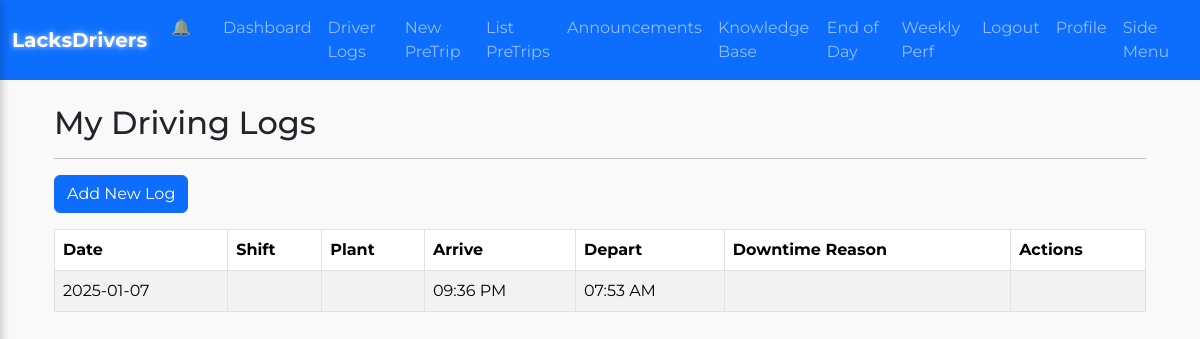
/list_driving_logs (signed in), run on an earlier commit of the app's database.
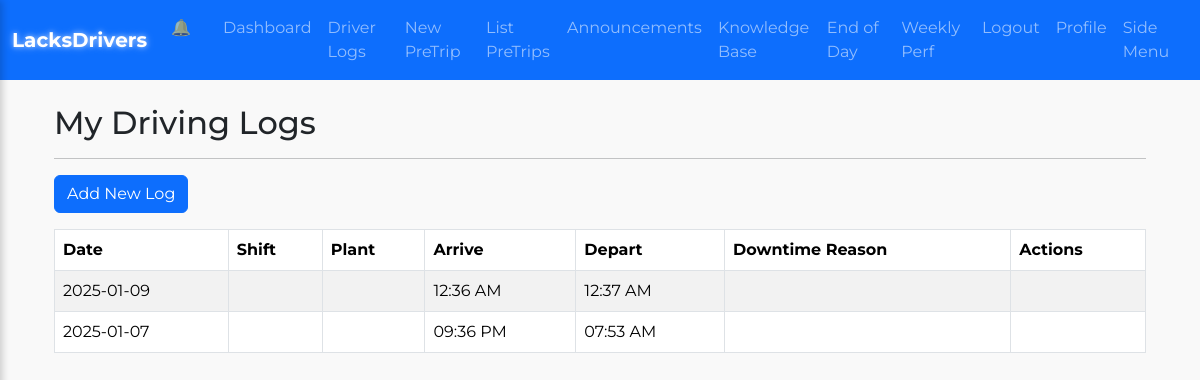
And on a later commit of the database.
### lacksdrivers.py (models this page shows)
class DriverLog(db.Model):
    __tablename__ = "driver_log"
    id = db.Column(db.Integer, primary_key=True)
    driver_id = db.Column(db.Integer, db.ForeignKey("user.id"), nullable=False)
    driver = db.relationship("User", backref="driver_logs", lazy="joined")
    date = db.Column(db.Date, default=date.today)
    arrive_time = db.Column(db.String(20))  # storing 12-hr string
    depart_time = db.Column(db.String(20))
    downtime_reason = db.Column(db.String(200), nullable=True)
    load_size = db.Column(db.String(10), nullable=False)
    plant_name = db.Column(db.String(20), nullable=False)
    maintenance = db.Column(db.Boolean, default=False)
    fuel = db.Column(db.Boolean, default=False)
    meeting = db.Column(db.Boolean, default=False)
    created_at = db.Column(db.DateTime, default=datetime.utcnow)
    updated_at = db.Column(db.DateTime, onupdate=datetime.utcnow)

### lacksdrivers.py (the view)
@app.route("/list_driving_logs")
@login_required
def list_driving_logs():
    if current_user.role == "management":
        logs = DriverLog.query.order_by(DriverLog.created_at.desc()).all()
    else:
        logs = DriverLog.query.filter_by(driver_id=current_user.id).all()
    return render_template("list_driving_logs.html", logs=logs)

### lacksdrivers.py (called while the page is built)
@login_manager.user_loader
def load_user(user_id):
    return User.query.get(int(user_id))

### templates/list_driving_logs.html
{% extends "base.html" %}
{% block content %}
<div class="container mt-4">
  <h2>My Driving Logs</h2>
  <hr>
  <a class="btn btn-primary mb-3" href="{{ url_for('new_driving_log') }}">
    Add New Log
  </a>
  {% if logs %}
    <table class="table table-bordered table-striped">
      <thead>
        <tr>
          <th>Date</th>
          <th>Shift</th>
          <th>Plant</th>
          <th>Arrive</th>
          <th>Depart</th>
          <th>Downtime Reason</th>
          <th>Actions</th>
        </tr>
      </thead>
      <tbody>
      {% for log in logs %}
        <tr>
          <td>{{ log.date }}</td>
          <td>{{ log.shift }}</td>
          <td>{{ log.plant }}</td>
          <td>{{ log.arrive_time }}</td>
          <td>{{ log.depart_time }}</td>
          <td>{{ log.downtime_reason }}</td>
          <td>
          </td>
        </tr>
      {% endfor %}
      </tbody>
    </table>
  {% else %}
    <p>No driving logs found.</p>
  {% endif %}
</div>
{% endblock %}

What changed in the data, as far as the page shows it:
added DriverLog: date "2025-01-09", arrive_time "12:36 AM", depart_time "12:37 AM"
